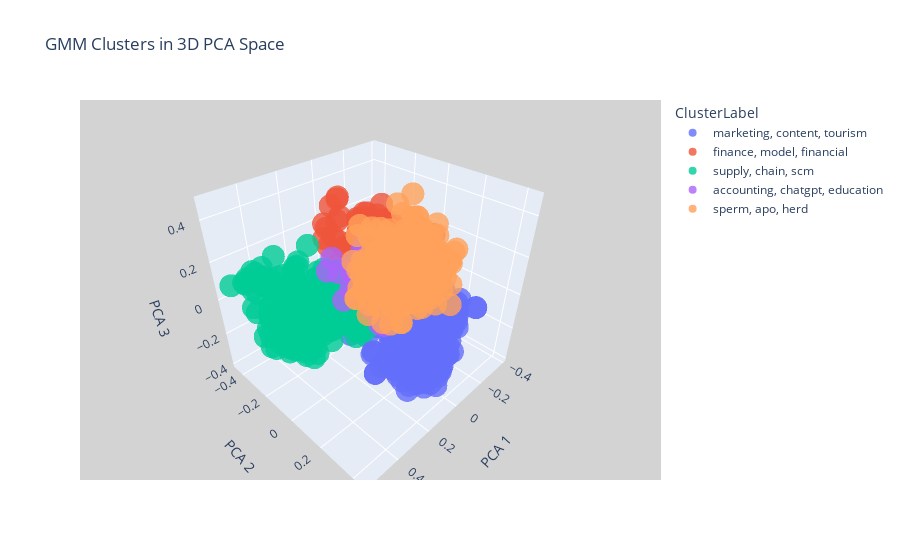

Source (notebook cell):
### Code cell
import plotly.express as px
import pandas as pd

df_plot = pd.DataFrame(embeddings_pca_3d, columns=["x", "y", "z"])
df_plot["Cluster"] = labels_gmm  # or labels_gmm_pca3d if fitted on 3D PCA
df_plot["Title"] = df["Title"]

df_plot["Partitioned Abstract"] = df["Partitioned Abstract"].values
cluster_texts = {}
for label in np.unique(labels_gmm):
    cluster_texts[label] = df_plot[df_plot["Cluster"] == label]["Partitioned Abstract"].tolist()  # or use combined_texts


from bertopic import BERTopic

topic_labels = {}

for label, texts in cluster_texts.items():
    try:
        topic_model = BERTopic(
            # Optionally pass a custom vectorizer or representation model
            calculate_probabilities=False,
            verbose=False
        )
        topics, _ = topic_model.fit_transform(texts)
        top_topic_id = list(topic_model.get_topics().keys())[0]
        top_words = topic_model.get_topic(top_topic_id)
        # Get top 3 words as label
        label_text = ", ".join([word for word, _ in top_words[:3]])
        topic_labels[label] = label_text
    except Exception as e:
        print(f"[WARN] Cluster {label} failed: {e}")
        topic_labels[label] = f"Cluster {label}"


df_plot["ClusterLabel"] = df_plot["Cluster"].apply(
    lambda x: "Noise" if x == -1 else topic_labels.get(x, f"Cluster {x}")
)

fig = px.scatter_3d(
    df_plot, x="x", y="y", z="z",
    color="ClusterLabel",
    hover_name="Title",
    title="GMM Clusters in 3D PCA Space",
    opacity=0.8
)
fig.update_layout(scene=dict(
    xaxis_title="PCA 1",
    yaxis_title="PCA 2",
    zaxis_title="PCA 3",
    bgcolor="lightgrey"
))
fig.show()
fig.write_html("gmm_clusters.html")

### Figure 1 — Plotly figure (JSON) as saved in the notebook; plotly's stock layout.template omitted (floating-point values rounded to 4 significant figures; data arrays with more than 128 entries replaced by an {"elided": "..."} marker saying what was removed)
{"data": [{"hovertemplate": "<b>%{hovertext}</b><br><br>ClusterLabel=marketing, content, tourism<br>x=%{x}<br>y=%{y}<br>z=%{z}<extra></extra>", "hovertext": {"elided": "271 str values"}, "legendgroup": "marketing, content, tourism", "marker": {"color": "#636efa", "opacity": 0.8, "symbol": "circle"}, "mode": "markers", "name": "marketing, content, tourism", "scene": "scene", "showlegend": true, "type": "scatter3d", "x": {"elided": "271 float values"}, "y": {"elided": "271 float values"}, "z": {"elided": "271 float values"}}, {"hovertemplate": "<b>%{hovertext}</b><br><br>ClusterLabel=finance, model, financial<br>x=%{x}<br>y=%{y}<br>z=%{z}<extra></extra>", "hovertext": {"elided": "201 str values"}, "legendgroup": "finance, model, financial", "marker": {"color": "#EF553B", "opacity": 0.8, "symbol": "circle"}, "mode": "markers", "name": "finance, model, financial", "scene": "scene", "showlegend": true, "type": "scatter3d", "x": {"elided": "201 float values"}, "y": {"elided": "201 float values"}, "z": {"elided": "201 float values"}}, {"hovertemplate": "<b>%{hovertext}</b><br><br>ClusterLabel=supply, chain, scm<br>x=%{x}<br>y=%{y}<br>z=%{z}<extra></extra>", "hovertext": {"elided": "238 str values"}, "legendgroup": "supply, chain, scm", "marker": {"color": "#00cc96", "opacity": 0.8, "symbol": "circle"}, "mode": "markers", "name": "supply, chain, scm", "scene": "scene", "showlegend": true, "type": "scatter3d", "x": {"elided": "238 float values"}, "y": {"elided": "238 float values"}, "z": {"elided": "238 float values"}}, {"hovertemplate": "<b>%{hovertext}</b><br><br>ClusterLabel=accounting, chatgpt, education<br>x=%{x}<br>y=%{y}<br>z=%{z}<extra></extra>", "hovertext": {"elided": "198 str values"}, "legendgroup": "accounting, chatgpt, education", "marker": {"color": "#ab63fa", "opacity": 0.8, "symbol": "circle"}, "mode": "markers", "name": "accounting, chatgpt, education", "scene": "scene", "showlegend": true, "type": "scatter3d", "x": {"elided": "198 float values"}, "y": {"elided": "198 float values"}, "z": {"elided": "198 float values"}}, {"hovertemplate": "<b>%{hovertext}</b><br><br>ClusterLabel=sperm, apo, herd<br>x=%{x}<br>y=%{y}<br>z=%{z}<extra></extra>", "hovertext": {"elided": "320 str values"}, "legendgroup": "sperm, apo, herd", "marker": {"color": "#FFA15A", "opacity": 0.8, "symbol": "circle"}, "mode": "markers", "name": "sperm, apo, herd", "scene": "scene", "showlegend": true, "type": "scatter3d", "x": {"elided": "320 float values"}, "y": {"elided": "320 float values"}, "z": {"elided": "320 float values"}}], "layout": {"legend": {"title": {"text": "ClusterLabel"}, "tracegroupgap": 0}, "scene": {"bgcolor": "lightgrey", "domain": {"x": [0, 1], "y": [0, 1]}, "xaxis": {"title": {"text": "PCA 1"}}, "yaxis": {"title": {"text": "PCA 2"}}, "zaxis": {"title": {"text": "PCA 3"}}}, "title": {"text": "GMM Clusters in 3D PCA Space"}}}
